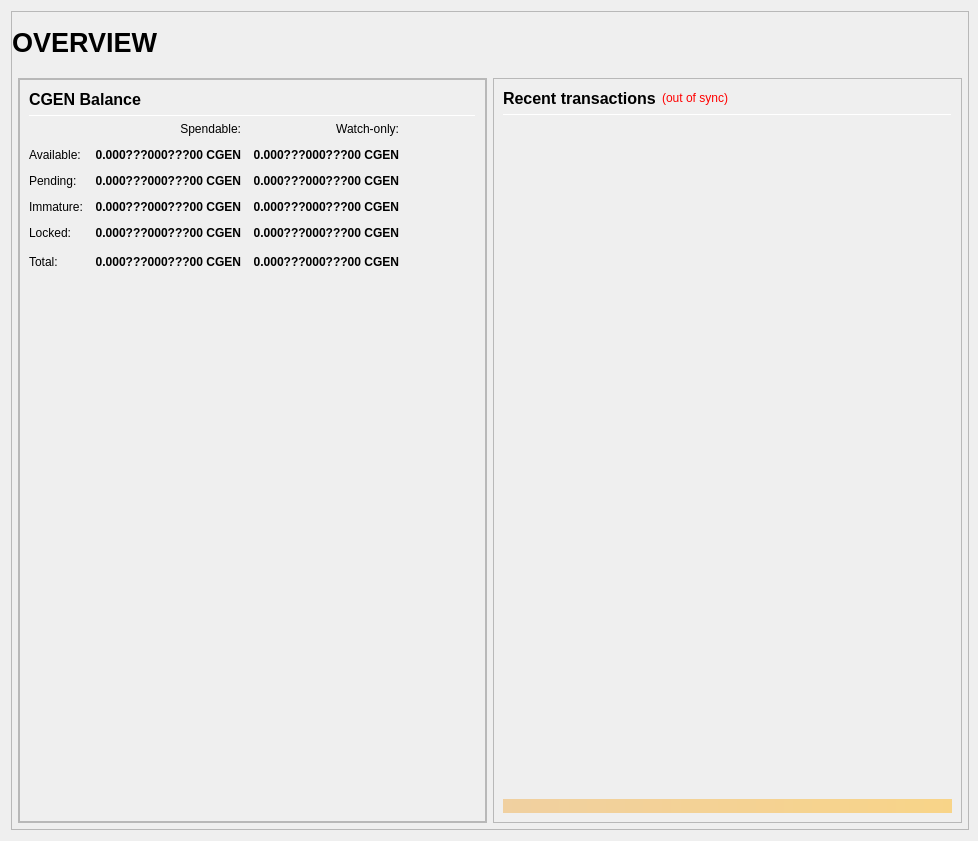
<?xml version="1.0" encoding="UTF-8"?>
<ui version="4.0">
 <class>OverviewPage</class>
 <widget class="QWidget" name="OverviewPage">
  <property name="geometry">
   <rect>
    <x>0</x>
    <y>0</y>
    <width>978</width>
    <height>841</height>
   </rect>
  </property>
  <property name="minimumSize">
   <size>
    <width>960</width>
    <height>682</height>
   </size>
  </property>
  <property name="windowTitle">
   <string>Form</string>
  </property>
  <layout class="QVBoxLayout" name="topLayout" stretch="1">
   <property name="rightMargin">
    <number>9</number>
   </property>
   <item>
    <widget class="QFrame" name="frame_BG">
     <property name="minimumSize">
      <size>
       <width>850</width>
       <height>610</height>
      </size>
     </property>
     <property name="maximumSize">
      <size>
       <width>16777215</width>
       <height>16777215</height>
      </size>
     </property>
     <property name="frameShape">
      <enum>QFrame::StyledPanel</enum>
     </property>
     <property name="frameShadow">
      <enum>QFrame::Raised</enum>
     </property>
     <layout class="QVBoxLayout" name="verticalLayout_3" stretch="1">
      <property name="leftMargin">
       <number>0</number>
      </property>
      <property name="topMargin">
       <number>0</number>
      </property>
      <property name="rightMargin">
       <number>0</number>
      </property>
      <property name="bottomMargin">
       <number>6</number>
      </property>
      <item>
       <layout class="QVBoxLayout" name="verticalLayout_Master" stretch="0,1">
        <property name="leftMargin">
         <number>0</number>
        </property>
        <property name="topMargin">
         <number>0</number>
        </property>
        <property name="rightMargin">
         <number>0</number>
        </property>
        <property name="bottomMargin">
         <number>0</number>
        </property>
        <item>
         <widget class="QFrame" name="frame_Header">
          <layout class="QVBoxLayout" name="verticalLayout_Header" stretch="0">
           <property name="leftMargin">
            <number>0</number>
           </property>
           <property name="topMargin">
            <number>0</number>
           </property>
           <property name="rightMargin">
            <number>0</number>
           </property>
           <property name="bottomMargin">
            <number>0</number>
           </property>
           <item>
            <layout class="QHBoxLayout" name="horizontalLayout_Header" stretch="1,0,1">
             <property name="spacing">
              <number>6</number>
             </property>
             <item>
              <widget class="QLabel" name="labelOverviewHeaderLeft">
               <property name="minimumSize">
                <size>
                 <width>464</width>
                 <height>60</height>
                </size>
               </property>
               <property name="maximumSize">
                <size>
                 <width>16777215</width>
                 <height>60</height>
                </size>
               </property>
               <property name="font">
                <font>
                 <pointsize>20</pointsize>
                 <weight>75</weight>
                 <bold>true</bold>
                </font>
               </property>
               <property name="text">
                <string>OVERVIEW</string>
               </property>
               <property name="alignment">
                <set>Qt::AlignLeading|Qt::AlignLeft|Qt::AlignVCenter</set>
               </property>
              </widget>
             </item>
             <item>
              <spacer name="horizontalSpacer_Header">
               <property name="orientation">
                <enum>Qt::Horizontal</enum>
               </property>
               <property name="sizeHint" stdset="0">
                <size>
                 <width>40</width>
                 <height>20</height>
                </size>
               </property>
              </spacer>
             </item>
             <item>
              <widget class="QLabel" name="labelOverviewHeaderRight">
               <property name="minimumSize">
                <size>
                 <width>464</width>
                 <height>60</height>
                </size>
               </property>
               <property name="maximumSize">
                <size>
                 <width>16777215</width>
                 <height>60</height>
                </size>
               </property>
               <property name="font">
                <font>
                 <pointsize>14</pointsize>
                </font>
               </property>
               <property name="text">
                <string/>
               </property>
               <property name="alignment">
                <set>Qt::AlignRight|Qt::AlignTrailing|Qt::AlignVCenter</set>
               </property>
              </widget>
             </item>
            </layout>
           </item>
          </layout>
         </widget>
        </item>
        <item>
         <widget class="QFrame" name="frame_Content">
          <layout class="QVBoxLayout" name="verticalLayout_Content">
           <property name="leftMargin">
            <number>6</number>
           </property>
           <property name="topMargin">
            <number>0</number>
           </property>
           <property name="rightMargin">
            <number>6</number>
           </property>
           <property name="bottomMargin">
            <number>0</number>
           </property>
           <item>
            <layout class="QHBoxLayout" name="horizontalLayout_Content" stretch="1,1">
             <property name="spacing">
              <number>6</number>
             </property>
             <item>
              <layout class="QVBoxLayout" name="verticalLayout_left" stretch="1">
               <item>
                <widget class="QFrame" name="frameObfuscation">
                 <property name="minimumSize">
                  <size>
                   <width>0</width>
                   <height>0</height>
                  </size>
                 </property>
                 <property name="frameShape">
                  <enum>QFrame::StyledPanel</enum>
                 </property>
                 <property name="frameShadow">
                  <enum>QFrame::Raised</enum>
                 </property>
                 <layout class="QVBoxLayout" name="verticalLayout" stretch="0,0,0">
                  <property name="leftMargin">
                   <number>0</number>
                  </property>
                  <property name="topMargin">
                   <number>0</number>
                  </property>
                  <property name="rightMargin">
                   <number>0</number>
                  </property>
                  <property name="bottomMargin">
                   <number>0</number>
                  </property>
                 <item>
                   <widget class="QFrame" name="frame_Balances">
                    <property name="frameShape">
                     <enum>QFrame::StyledPanel</enum>
                    </property>
                    <property name="frameShadow">
                     <enum>QFrame::Raised</enum>
                    </property>
                    <layout class="QVBoxLayout" name="verticalLayout_4">
                     <item>
                      <layout class="QHBoxLayout" name="horizontalLayout_4">
                       <item>
                        <widget class="QLabel" name="label_5">
                         <property name="minimumSize">
                          <size>
                           <width>0</width>
                           <height>20</height>
                          </size>
                         </property>
                         <property name="font">
                          <font>
                           <pointsize>12</pointsize>
                           <weight>75</weight>
                           <bold>true</bold>
                          </font>
                         </property>
                         <property name="text">
                          <string>CGEN Balance</string>
                         </property>
                        </widget>
                       </item>
		       <item>
                        <spacer name="horizontalSpacer_3">
                         <property name="orientation">
                          <enum>Qt::Horizontal</enum>
                         </property>
                         <property name="sizeHint" stdset="0">
                          <size>
                           <width>40</width>
                           <height>20</height>
                          </size>
                         </property>
                        </spacer>
                       </item>
                      </layout>
                     </item>
                     <item>
                      <widget class="Line" name="line_Balance">
                       <property name="minimumSize">
                        <size>
                         <width>0</width>
                         <height>1</height>
                        </size>
                       </property>
                       <property name="maximumSize">
                        <size>
                         <width>16777215</width>
                         <height>1</height>
                        </size>
                       </property>
                       <property name="orientation">
                        <enum>Qt::Horizontal</enum>
                       </property>
                      </widget>
                     </item>
                     <item>
                      <layout class="QGridLayout" name="gridLayout">
                       <property name="spacing">
                        <number>12</number>
                       </property>
                       <item row="0" column="1">
                        <widget class="QLabel" name="labelSpendable">
                         <property name="text">
                          <string>Spendable:</string>
                         </property>
                         <property name="alignment">
                          <set>Qt::AlignRight|Qt::AlignTrailing|Qt::AlignVCenter</set>
                         </property>
                        </widget>
                       </item>
                       <item row="0" column="2">
                        <widget class="QLabel" name="labelWatchonly">
                         <property name="text">
                          <string>Watch-only:</string>
                         </property>
                         <property name="alignment">
                          <set>Qt::AlignRight|Qt::AlignTrailing|Qt::AlignVCenter</set>
                         </property>
                        </widget>
                       </item>
                       <item row="1" column="0">
                        <widget class="QLabel" name="labelBalanceText">
                         <property name="text">
                          <string>Available:</string>
                         </property>
                        </widget>
                       </item>
                       <item row="1" column="1">
                        <widget class="QLabel" name="labelBalance">
                         <property name="font">
                          <font>
                           <weight>75</weight>
                           <bold>true</bold>
                          </font>
                         </property>
                         <property name="cursor">
                          <cursorShape>IBeamCursor</cursorShape>
                         </property>
                         <property name="toolTip">
                          <string>Your current spendable balance</string>
                         </property>
                         <property name="text">
                          <string notr="true">0.000???000???00 CGEN</string>
                         </property>
                         <property name="alignment">
                          <set>Qt::AlignRight|Qt::AlignTrailing|Qt::AlignVCenter</set>
                         </property>
                         <property name="textInteractionFlags">
                          <set>Qt::LinksAccessibleByMouse|Qt::TextSelectableByKeyboard|Qt::TextSelectableByMouse</set>
                         </property>
                        </widget>
                       </item>
                       <item row="1" column="2">
                        <widget class="QLabel" name="labelWatchAvailable">
                         <property name="font">
                          <font>
                           <weight>75</weight>
                           <bold>true</bold>
                          </font>
                         </property>
                         <property name="cursor">
                          <cursorShape>IBeamCursor</cursorShape>
                         </property>
                         <property name="toolTip">
                          <string>Your current balance in watch-only addresses</string>
                         </property>
                         <property name="text">
                          <string notr="true">0.000???000???00 CGEN</string>
                         </property>
                         <property name="alignment">
                          <set>Qt::AlignRight|Qt::AlignTrailing|Qt::AlignVCenter</set>
                         </property>
                         <property name="textInteractionFlags">
                          <set>Qt::LinksAccessibleByMouse|Qt::TextSelectableByKeyboard|Qt::TextSelectableByMouse</set>
                         </property>
                        </widget>
                       </item>
                       <item row="2" column="0">
                        <widget class="QLabel" name="labelPendingText">
                         <property name="text">
                          <string>Pending:</string>
                         </property>
                        </widget>
                       </item>
                       <item row="2" column="1">
                        <widget class="QLabel" name="labelUnconfirmed">
                         <property name="font">
                          <font>
                           <weight>75</weight>
                           <bold>true</bold>
                          </font>
                         </property>
                         <property name="cursor">
                          <cursorShape>IBeamCursor</cursorShape>
                         </property>
                         <property name="toolTip">
                          <string>Total of transactions that have yet to be confirmed, and do not yet count toward the spendable balance</string>
                         </property>
                         <property name="text">
                          <string notr="true">0.000???000???00 CGEN</string>
                         </property>
                         <property name="alignment">
                          <set>Qt::AlignRight|Qt::AlignTrailing|Qt::AlignVCenter</set>
                         </property>
                         <property name="textInteractionFlags">
                          <set>Qt::LinksAccessibleByMouse|Qt::TextSelectableByKeyboard|Qt::TextSelectableByMouse</set>
                         </property>
                        </widget>
                       </item>
                       <item row="2" column="2">
                        <widget class="QLabel" name="labelWatchPending">
                         <property name="font">
                          <font>
                           <weight>75</weight>
                           <bold>true</bold>
                          </font>
                         </property>
                         <property name="cursor">
                          <cursorShape>IBeamCursor</cursorShape>
                         </property>
                         <property name="toolTip">
                          <string>Unconfirmed transactions to watch-only addresses</string>
                         </property>
                         <property name="text">
                          <string notr="true">0.000???000???00 CGEN</string>
                         </property>
                         <property name="alignment">
                          <set>Qt::AlignRight|Qt::AlignTrailing|Qt::AlignVCenter</set>
                         </property>
                         <property name="textInteractionFlags">
                          <set>Qt::LinksAccessibleByMouse|Qt::TextSelectableByKeyboard|Qt::TextSelectableByMouse</set>
                         </property>
                        </widget>
                       </item>
                       <item row="3" column="0">
                        <widget class="QLabel" name="labelImmatureText">
                         <property name="text">
                          <string>Immature:</string>
                         </property>
                        </widget>
                       </item>
                       <item row="3" column="1">
                        <widget class="QLabel" name="labelImmature">
                         <property name="font">
                          <font>
                           <weight>75</weight>
                           <bold>true</bold>
                          </font>
                         </property>
                         <property name="cursor">
                          <cursorShape>IBeamCursor</cursorShape>
                         </property>
                         <property name="toolTip">
                          <string>Staked or masternode rewards that has not yet matured</string>
                         </property>
                         <property name="text">
                          <string notr="true">0.000???000???00 CGEN</string>
                         </property>
                         <property name="alignment">
                          <set>Qt::AlignRight|Qt::AlignTrailing|Qt::AlignVCenter</set>
                         </property>
                         <property name="textInteractionFlags">
                          <set>Qt::LinksAccessibleByMouse|Qt::TextSelectableByKeyboard|Qt::TextSelectableByMouse</set>
                         </property>
                        </widget>
                       </item>
                       <item row="3" column="2">
                        <widget class="QLabel" name="labelWatchImmature">
                         <property name="font">
                          <font>
                           <weight>75</weight>
                           <bold>true</bold>
                          </font>
                         </property>
                         <property name="cursor">
                          <cursorShape>IBeamCursor</cursorShape>
                         </property>
                         <property name="toolTip">
                          <string>Staked or masternode rewards in watch-only addresses that has not yet matured</string>
                         </property>
                         <property name="text">
                          <string notr="true">0.000???000???00 CGEN</string>
                         </property>
                         <property name="alignment">
                          <set>Qt::AlignRight|Qt::AlignTrailing|Qt::AlignVCenter</set>
                         </property>
                         <property name="textInteractionFlags">
                          <set>Qt::LinksAccessibleByMouse|Qt::TextSelectableByKeyboard|Qt::TextSelectableByMouse</set>
                         </property>
                        </widget>
                       </item>
                       <item row="4" column="0">
                        <widget class="QLabel" name="labelLockedBalanceText">
                         <property name="toolTip">
                          <string>Locked CGEN or Masternode collaterals. These are excluded from zCGEN minting.</string>
                         </property>
                         <property name="text">
                          <string>Locked:</string>
                         </property>
                        </widget>
                       </item>
                       <item row="4" column="1">
                        <widget class="QLabel" name="labelLockedBalance">
                         <property name="font">
                          <font>
                           <weight>75</weight>
                           <bold>true</bold>
                          </font>
                         </property>
                         <property name="cursor">
                          <cursorShape>IBeamCursor</cursorShape>
                         </property>
                         <property name="toolTip">
                          <string>Locked CGEN or Masternode collaterals. These are excluded from zCGEN minting.</string>
                         </property>
                         <property name="text">
                          <string notr="true">0.000???000???00 CGEN</string>
                         </property>
                         <property name="alignment">
                          <set>Qt::AlignRight|Qt::AlignTrailing|Qt::AlignVCenter</set>
                         </property>
                         <property name="textInteractionFlags">
                          <set>Qt::LinksAccessibleByMouse|Qt::TextSelectableByKeyboard|Qt::TextSelectableByMouse</set>
                         </property>
                        </widget>
                       </item>
                       <item row="4" column="2">
                        <widget class="QLabel" name="labelWatchLocked">
                         <property name="font">
                          <font>
                           <weight>75</weight>
                           <bold>true</bold>
                          </font>
                         </property>
                         <property name="cursor">
                          <cursorShape>IBeamCursor</cursorShape>
                         </property>
                         <property name="toolTip">
                          <string>Current locked balance in watch-only addresses</string>
                         </property>
                         <property name="text">
                          <string notr="true">0.000???000???00 CGEN</string>
                         </property>
                         <property name="alignment">
                          <set>Qt::AlignRight|Qt::AlignTrailing|Qt::AlignVCenter</set>
                         </property>
                         <property name="textInteractionFlags">
                          <set>Qt::LinksAccessibleByMouse|Qt::TextSelectableByKeyboard|Qt::TextSelectableByMouse</set>
                         </property>
                        </widget>
                       </item>
                       <item row="5" column="0">
                        <widget class="QLabel" name="labelTotalText">
                         <property name="toolTip">
                          <string>Your current CGEN balance, unconfirmed and immature transactions included</string>
                         </property>
                         <property name="text">
                          <string>Total:</string>
                         </property>
                        </widget>
                       </item>
                       <item row="5" column="1">
                        <widget class="QLabel" name="labelTotal">
                         <property name="font">
                          <font>
                           <weight>75</weight>
                           <bold>true</bold>
                          </font>
                         </property>
                         <property name="cursor">
                          <cursorShape>IBeamCursor</cursorShape>
                         </property>
                         <property name="toolTip">
                          <string>Your current CGEN balance, unconfirmed and immature transactions included</string>
                         </property>
                         <property name="text">
                          <string notr="true">0.000???000???00 CGEN</string>
                         </property>
                         <property name="alignment">
                          <set>Qt::AlignRight|Qt::AlignTrailing|Qt::AlignVCenter</set>
                         </property>
                         <property name="textInteractionFlags">
                          <set>Qt::LinksAccessibleByMouse|Qt::TextSelectableByKeyboard|Qt::TextSelectableByMouse</set>
                         </property>
                        </widget>
                       </item>
                       <item row="5" column="2">
                        <widget class="QLabel" name="labelWatchTotal">
                         <property name="font">
                          <font>
                           <weight>75</weight>
                           <bold>true</bold>
                          </font>
                         </property>
                         <property name="cursor">
                          <cursorShape>IBeamCursor</cursorShape>
                         </property>
                         <property name="toolTip">
                          <string>Current total balance in watch-only addresses</string>
                         </property>
                         <property name="text">
                          <string notr="true">0.000???000???00 CGEN</string>
                         </property>
                         <property name="alignment">
                          <set>Qt::AlignRight|Qt::AlignTrailing|Qt::AlignVCenter</set>
                         </property>
                         <property name="textInteractionFlags">
                          <set>Qt::LinksAccessibleByMouse|Qt::TextSelectableByKeyboard|Qt::TextSelectableByMouse</set>
                         </property>
                        </widget>
                       </item>
                       <item row="5" column="3">
                        <spacer name="horizontalSpacer_9">
                         <property name="orientation">
                          <enum>Qt::Horizontal</enum>
                         </property>
                         <property name="sizeHint" stdset="0">
                          <size>
                           <width>40</width>
                           <height>20</height>
                          </size>
                         </property>
                        </spacer>
                       </item>
                      </layout>
                     </item>
                     <item>
                      <spacer name="verticalSpacer_3">
                       <property name="orientation">
                        <enum>Qt::Vertical</enum>
                       </property>
                       <property name="sizeHint" stdset="0">
                        <size>
                         <width>20</width>
                         <height>40</height>
                        </size>
                       </property>
                      </spacer>
                     </item>
                    </layout>
                   </widget>
                  </item>
                 </layout>
                </widget>
               </item>
              </layout>
             </item>
             <item>
              <layout class="QVBoxLayout" name="verticalLayout_right" stretch="1">
               <item>
                <widget class="QFrame" name="frame_RecentTransactions">
                 <property name="minimumSize">
                  <size>
                   <width>0</width>
                   <height>0</height>
                  </size>
                 </property>
                 <property name="frameShape">
                  <enum>QFrame::StyledPanel</enum>
                 </property>
                 <property name="frameShadow">
                  <enum>QFrame::Raised</enum>
                 </property>
                 <layout class="QVBoxLayout" name="verticalLayout_1" stretch="0,0,0,0,0">
                  <item>
                   <layout class="QHBoxLayout" name="horizontalLayout_2">
                    <item>
                     <widget class="QLabel" name="label_4">
                      <property name="minimumSize">
                       <size>
                        <width>0</width>
                        <height>20</height>
                       </size>
                      </property>
                      <property name="font">
                       <font>
                        <pointsize>12</pointsize>
                        <weight>75</weight>
                        <bold>true</bold>
                       </font>
                      </property>
                      <property name="text">
                       <string>Recent transactions</string>
                      </property>
                     </widget>
                    </item>
                    <item>
                     <widget class="QLabel" name="labelTransactionsStatus">
                      <property name="cursor">
                       <cursorShape>WhatsThisCursor</cursorShape>
                      </property>
                      <property name="toolTip">
                       <string>The displayed information may be out of date. Your wallet automatically synchronizes with the CGEN network after a connection is established, but this process has not completed yet.</string>
                      </property>
                      <property name="styleSheet">
                       <string notr="true">QLabel { color: red; }</string>
                      </property>
                      <property name="text">
                       <string notr="true">(out of sync)</string>
                      </property>
                      <property name="alignment">
                       <set>Qt::AlignRight|Qt::AlignTrailing|Qt::AlignVCenter</set>
                      </property>
                     </widget>
                    </item>
                    <item>
                     <spacer name="horizontalSpacer">
                      <property name="orientation">
                       <enum>Qt::Horizontal</enum>
                      </property>
                      <property name="sizeHint" stdset="0">
                       <size>
                        <width>40</width>
                        <height>20</height>
                       </size>
                      </property>
                     </spacer>
                    </item>
                   </layout>
                  </item>
                  <item>
                   <widget class="Line" name="line">
                    <property name="minimumSize">
                     <size>
                      <width>0</width>
                      <height>1</height>
                     </size>
                    </property>
                    <property name="maximumSize">
                     <size>
                      <width>16777215</width>
                      <height>1</height>
                     </size>
                    </property>
                    <property name="orientation">
                     <enum>Qt::Horizontal</enum>
                    </property>
                   </widget>
                  </item>
                  <item>
                   <widget class="QListView" name="listTransactions">
                    <property name="minimumSize">
                     <size>
                      <width>0</width>
                      <height>0</height>
                     </size>
                    </property>
                    <property name="styleSheet">
                     <string notr="true">QListView { background: transparent; }</string>
                    </property>
                    <property name="frameShape">
                     <enum>QFrame::NoFrame</enum>
                    </property>
                    <property name="verticalScrollBarPolicy">
                     <enum>Qt::ScrollBarAlwaysOff</enum>
                    </property>
                    <property name="horizontalScrollBarPolicy">
                     <enum>Qt::ScrollBarAlwaysOff</enum>
                    </property>
                    <property name="selectionMode">
                     <enum>QAbstractItemView::NoSelection</enum>
                    </property>
                   </widget>
                  </item>
                  <item>
                   <spacer name="verticalSpacer_2">
                    <property name="orientation">
                     <enum>Qt::Vertical</enum>
                    </property>
                    <property name="sizeType">
                     <enum>QSizePolicy::Expanding</enum>
                    </property>
                    <property name="sizeHint" stdset="0">
                     <size>
                      <width>20</width>
                      <height>40</height>
                     </size>
                    </property>
                   </spacer>
                  </item>
                  <item>
                   <widget class="QLabel" name="labelAlerts">
                    <property name="maximumSize">
                     <size>
                      <width>16777215</width>
                      <height>16777215</height>
                     </size>
                    </property>
                    <property name="styleSheet">
                     <string notr="true">background-color: qlineargradient(x1: 0, y1: 0, x2: 1, y2: 0, stop:0 #F0D0A0, stop:1 #F8D488); color:#000000;</string>
                    </property>
                    <property name="text">
                     <string/>
                    </property>
                    <property name="wordWrap">
                     <bool>true</bool>
                    </property>
                    <property name="margin">
                     <number>3</number>
                    </property>
                   </widget>
                  </item>
                 </layout>
                </widget>
               </item>
              </layout>
             </item>
            </layout>
           </item>
          </layout>
         </widget>
        </item>
       </layout>
      </item>
     </layout>
    </widget>
   </item>
  </layout>
 </widget>
 <resources/>
 <connections/>
</ui>
